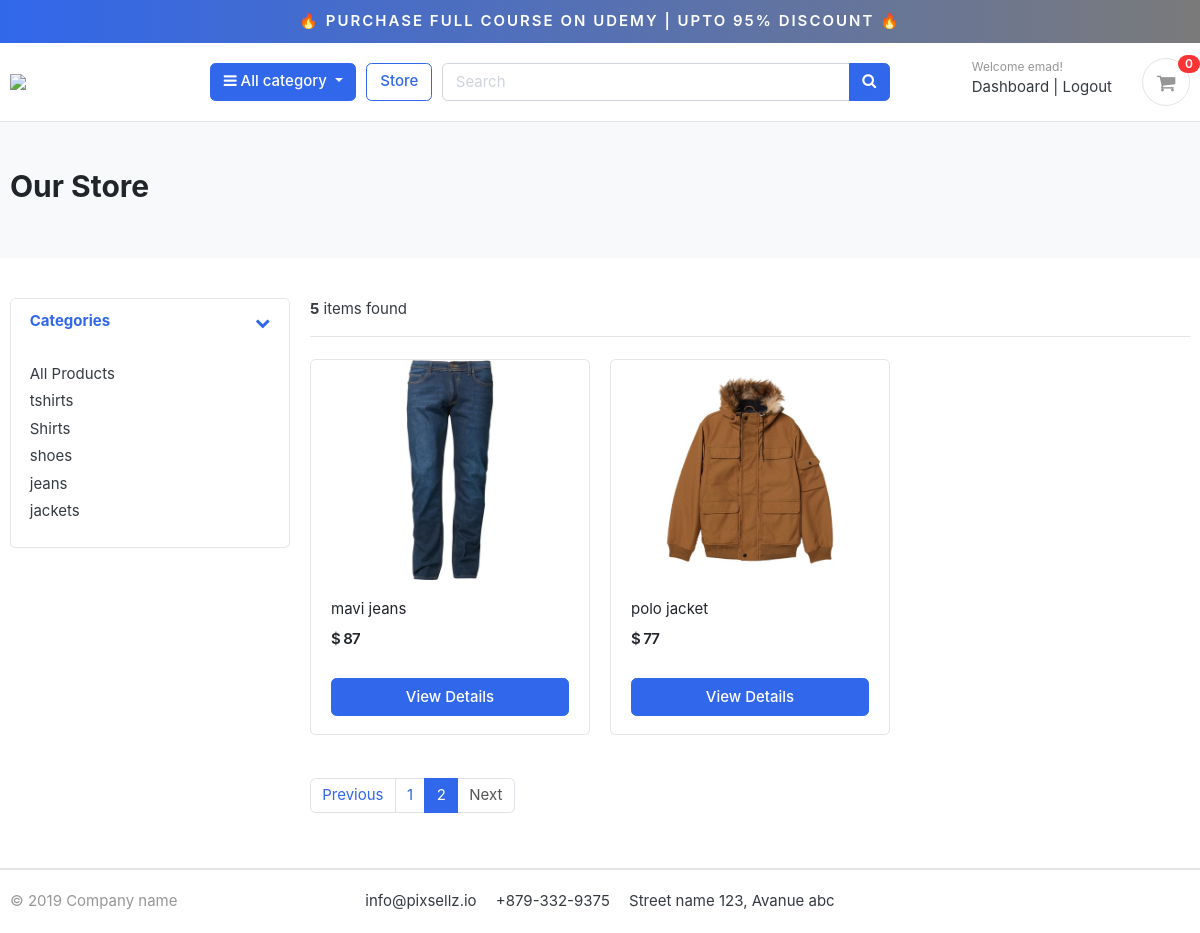
/store/?page=2 (signed in), run on the app's committed database.
### accounts/models.py (models this page shows, shortened)
class Account(AbstractBaseUser):
    first_name      = models.CharField(max_length=50)
    last_name       = models.CharField(max_length=50)
    username        = models.CharField(max_length=50, unique=True)
    email           = models.EmailField(max_length=100, unique=True)
    phone_number    = models.CharField(max_length=50)
    date_joined     = models.DateTimeField(auto_now_add=True)
    last_login      = models.DateTimeField(auto_now_add=True)
    is_admin        = models.BooleanField(default=False)
    is_staff        = models.BooleanField(default=False)
    is_active        = models.BooleanField(default=False)
    is_superadmin        = models.BooleanField(default=False)
    USERNAME_FIELD = 'email'
    REQUIRED_FIELDS = ['username', 'first_name', 'last_name']
    objects = MyAccountManager()

### category/models.py (models this page shows, shortened)
class Category(models.Model):
    category_name = models.CharField(max_length=50, unique=True)
    slug = models.SlugField(max_length=100, unique=True)
    description = models.TextField(max_length=255, blank=True)
    cat_image = models.ImageField(upload_to='photos/categories', blank=True)
    class Meta:
        verbose_name = 'category'
        verbose_name_plural = 'categories'
    def get_url(self):
            return reverse('products_by_category', args=[self.slug])

### store/models.py (models this page shows, shortened)
class Product(models.Model):
    product_name    = models.CharField(max_length=200, unique=True)
    slug            = models.SlugField(max_length=200, unique=True)
    description     = models.TextField(max_length=500, blank=True)
    price           = models.IntegerField()
    images          = models.ImageField(upload_to='photos/products')
    stock           = models.IntegerField()
    is_available    = models.BooleanField(default=True)
    category        = models.ForeignKey(Category, on_delete=models.CASCADE)
    created_date    = models.DateTimeField(auto_now_add=True)
    modified_date   = models.DateTimeField(auto_now=True)
    def get_url(self):
        return reverse('product_detail', args=[self.category.slug, self.slug])

### store/views.py (the view)
# urls.py: path('store/', include('store.urls')),
def store(request, category_slug=None):
    categories = None
    products = None
    if category_slug != None:
        categories = get_object_or_404(Category, slug=category_slug)
        products = Product.objects.filter(category=categories, is_available=True)
        paginator = Paginator(products, 1)
        page = request.GET.get('page')
        paged_products = paginator.get_page(page)
        product_count = products.count()
    else:
        products = Product.objects.all().filter(is_available=True).order_by('id')
        paginator = Paginator(products, 3)
        page = request.GET.get('page')
        paged_products = paginator.get_page(page)
        product_count = products.count()
    context = {
        'products': paged_products,
        'product_count': product_count,
    }
    return render(request, 'store/store.html', context)

### carts/context_processors.py (called while the page is built)
def counter(request):
    cart_count = 0
    if 'admin' in request.path:
        return {}
    else:
        try:
            cart = Cart.objects.filter(cart_id=_cart_id(request))
            if request.user.is_authenticated:
                cart_items = CartItem.objects.all().filter(user=request.user)
            else:
                cart_items = CartItem.objects.all().filter(cart=cart[:1])
            for cart_item in cart_items:
                cart_count += cart_item.quantity
        except Cart.DoesNotExist:
            cart_count = 0
    return dict(cart_count=cart_count)

### carts/views.py (called while the page is built)
def _cart_id(request):
    cart = request.session.session_key
    if not cart:
        cart = request.session.create()
    return cart

### category/context_processors.py (called while the page is built)
def menu_links(request):
    links = Category.objects.all()
    return dict(links=links)

### templates/store/store.html
{% extends 'base.html' %}
{% load static %}
{% block content %}
<section class="section-pagetop bg">
<div class="container">
	{% if 'search' in request.path %}
		<h2 class="title-page">Search Result</h2>
	{% else %}
		<h2 class="title-page">Our Store</h2>
	{% endif %}
</div>
</section>
<section class="section-content padding-y">
<div class="container">
<div class="row">
	<aside class="col-md-3">
<div class="card">
	<article class="filter-group">
		<header class="card-header">
			<a href="#" data-toggle="collapse" data-target="#collapse_1" aria-expanded="true" class="">
				<i class="icon-control fa fa-chevron-down"></i>
				<h6 class="title">Categories</h6>
			</a>
		</header>
		<div class="filter-content collapse show" id="collapse_1" style="">
			<div class="card-body">
				<ul class="list-menu">
					<li><a href="{% url 'store' %}">All Products  </a></li>
					{% for category in links %}
				<li><a href="{{ category.get_url }}">{{ category.category_name }}  </a></li>
					{% endfor %}
				</ul>
			</div>
		</div>
	</article>
</div>
	</aside>
	<main class="col-md-9">
<header class="border-bottom mb-4 pb-3">
		<div class="form-inline">
			<span class="mr-md-auto"><b>{{ product_count }}</b> items found </span>
		</div>
</header>
<div class="row">
	{% if products %}
	{% for product in products %}
	<div class="col-md-4">
		<figure class="card card-product-grid">
			<div class="img-wrap">
				<a href="{{ product.get_url }}"><img src="{{ product.images.url }}"></a>
			</div>
			<figcaption class="info-wrap">
				<div class="fix-height">
					<a href="{{ product.get_url }}" class="title">{{ product.product_name }}</a>
					<div class="price-wrap mt-2">
						<span class="price">$ {{ product.price }}</span>
					</div>
				</div>
				<a href="{{ product.get_url }}" class="btn btn-block btn-primary">View Details </a>
			</figcaption>
		</figure>
	</div>
	{% endfor %}
	{% else %}
	<div>
		<h2>No result found. Please try again.</h2>
	</div>
	{% endif %}
</div>
<nav class="mt-4" aria-label="Page navigation sample">
	{% if products.has_other_pages %}
	  <ul class="pagination">
			{% if products.has_previous %}
	    <li class="page-item"><a class="page-link" href="?page={{products.previous_page_number}}">Previous</a></li>
			{% else %}
			<li class="page-item disabled"><a class="page-link" href="#">Previous</a></li>
			{% endif %}
			{% for i in products.paginator.page_range %}
				{% if products.number == i %}
	    		<li class="page-item active"><a class="page-link" href="#">{{i}}</a></li>
				{% else %}
					<li class="page-item"><a class="page-link" href="?page={{i}}">{{i}}</a></li>
				{% endif %}
	    {% endfor %}
			{% if products.has_next %}
	    	<li class="page-item"><a class="page-link" href="?page={{products.next_page_number}}">Next</a></li>
			{% else %}
				<li class="page-item disabled"><a class="page-link" href="#">Next</a></li>
			{% endif %}
	  </ul>
	{% endif %}
</nav>
	</main>
</div>
</div>
</section>
{% endblock %}

### templates/includes/navbar.html (shortened to what this page needs)
{% load static %}
<div class="container-fluid" style="text-align:center;background-image: linear-gradient(to right, #3167EB , #7A7A7A);padding:10px;font-weight: 600;position:sticky;top:0;z-index:999;">
<a href="https://www.udemy.com/course/django-ecommerce-project-based-course-python-django-web-development/?couponCode=DJECOM" style="color: white;text-transform: uppercase;letter-spacing: 2px;"><span>&#x1F525</span> Purchase Full Course on Udemy | Upto 95% Discount <span>&#x1F525</span></a>
</div>
<header class="section-header">
<section class="header-main border-bottom">
  <div class="container">
<div class="row align-items-center">
  <div class="col-lg-2 col-md-3 col-6">
    <a href="{% url 'home' %}" class="brand-wrap">
      <img class="logo" src="{% static './images/logo.png' %}">
    </a>
  </div>
  <div class="col-lg col-sm col-md col-6 flex-grow-0">
    <div class="category-wrap dropdown d-inline-block float-right">
      <button type="button" class="btn btn-primary dropdown-toggle" data-toggle="dropdown">
        <i class="fa fa-bars"></i> All category
      </button>
    </div>
  </div>
  <a href="{% url 'store' %}" class="btn btn-outline-primary">Store</a>
  <div class="col-lg  col-md-6 col-sm-12 col">
    <form action="{% url 'search' %}" class="search" method='GET'>
      <div class="input-group w-100">
          <input type="text" class="form-control" style="width:60%;" placeholder="Search" name="keyword" required>
          <div class="input-group-append">
            <button class="btn btn-primary" type="submit">
              <i class="fa fa-search"></i>
            </button>
          </div>
        </div>
    </form>
  </div>
  <div class="col-lg-3 col-sm-6 col-8 order-2 order-lg-3">
        <div class="d-flex justify-content-end mb-3 mb-lg-0">
          {% if user.id is None %}
          <div class="widget-header">
            <small class="title text-muted">Welcome guest!</small>
            <div>
              <a href="{% url 'login' %}">Sign in</a> <span class="dark-transp"> | </span>
              <a href="{% url 'register' %}"> Register</a>
            </div>
          </div>
          {% else %}
          <div class="widget-header">
            <small class="title text-muted">Welcome {{user.first_name}}!</small>
            <div>
              <a href="{% url 'dashboard' %}">Dashboard</a> <span class="dark-transp"> | </span>
              <a href="{% url 'logout' %}"> Logout</a>
            </div>
          </div>
          {% endif %}
          <a href="{% url 'cart' %}" class="widget-header pl-3 ml-3">
            <div class="icon icon-sm rounded-circle border"><i class="fa fa-shopping-cart"></i></div>
            <span class="badge badge-pill badge-danger notify">{{cart_count}}</span>
          </a>
        </div>
      </div>
</div>
  </div>
</section>
</header>

### static/css/ui.css (style rules this page uses)
html { font-family: "Inter", sans-serif; font-size: 15px; }
.img-wrap { text-align: center; display: block; }
.img-wrap img { max-width: 100%; }
.price-wrap { letter-spacing: -0.7px; }
.icon-xs, .icon-sm, .icon-md, .icon-lg { display: inline-block; text-align: center; flex-shrink: 0; flex-grow: 0; }
.icon-sm { width: 48px; height: 48px; line-height: 48px !important; font-size: 20px; }
.padding-y { padding-top: 40px; padding-bottom: 40px; }
figure { margin-bottom: 0; }
article:after, .form-group:after { display: block; clear: both; content: ""; }
.bg { background-color: #f8f9fa; }
.title-page { color: #212529; }
.header-main { position: relative; padding-top: 1rem; padding-bottom: 1rem; }
.brand-wrap .logo, .navbar-brand .logo { margin-right: 7px; max-height: 42px; display: inline-block; }
.widget-header { display: inline-block; vertical-align: middle; position: relative; }
.widget-header a { color: #343a40; }
.widget-header i { color: #969696; }
.widget-header .title { display: block; }
.widget-header .notify { position: absolute; top: -3px; right: -10px; }
[class*=list-] li:after { visibility: hidden; display: block; content: ""; overflow: hidden; height: 0; clear: both; }
.list-menu { list-style: none; margin: 0; padding-left: 0; }
.list-menu li { margin-bottom: 5px; }
.list-menu a { color: #343a40; }
[class*=card-product] a.title { color: #212529; display: block; }
[class*=card-product] .img-wrap { overflow: hidden; position: relative; }
[class*=card-product] .img-wrap img { height: 100%; max-width: 100%; width: auto; display: inline-block; -o-object-fit: cover; object-fit: cover; }
.card-product-grid { margin-bottom: 20px; }
.card-product-grid .img-wrap { border-radius: 0.2rem 0.2rem 0 0; height: 220px; }
.card-product-grid .info-wrap { overflow: hidden; padding: 18px 20px; }
.card-product-grid .fix-height { height: 80px; overflow: hidden; }
.card .img-wrap { overflow: hidden; }
.notify { position: absolute; top: -4px; right: -10px; display: inline-block; padding: 0.25em 0.6em; font-size: 12px; line-height: 1; text-align: center; border-radius: 3rem; color: #fff; background-color: #fa3434; }
.price { font-weight: 600; color: #212529; }
.icon-control { margin-top: 5px; float: right; font-size: 80%; }
.card-header .title { margin-bottom: 0; line-height: 1.5; }
.filter-group { border-bottom: 1px solid #e4e4e4; }
.filter-group .card-header { border-bottom: 0; }
.filter-group:last-child { border-bottom: 0; }
.section-pagetop { padding: 45px 0; }

### data on the page
Account: first_name "emad"
Category: category_name "tshirts"
Category: category_name "Shirts"
Category: category_name "shoes"
Category: category_name "jeans"
Category: category_name "jackets"
Product: images (picture), product_name "mavi jeans", price "87"
Product: images (picture), product_name "polo jacket", price "77"

### other printed values
{{ cart_count }} "0"
{{ product_count }} "5"
{{ i }} "1"
{{ i }} "2"
